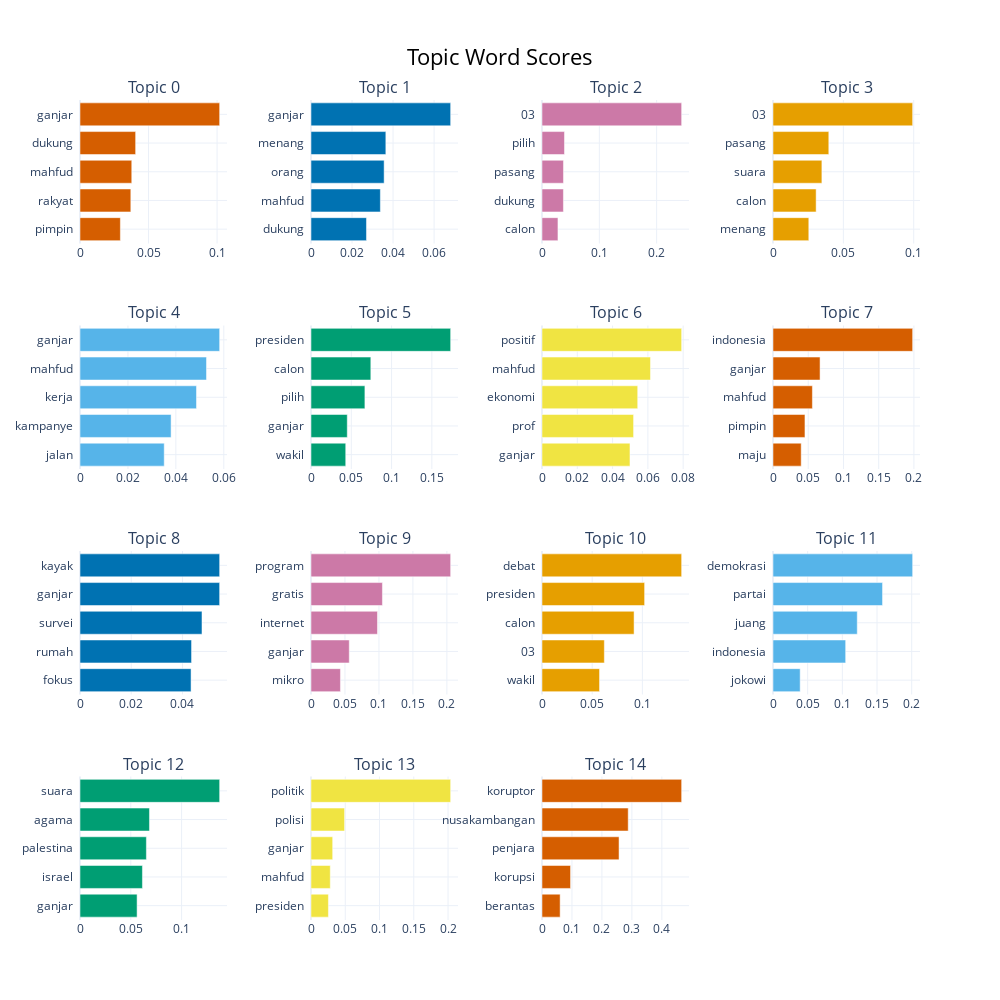

The notebook cell this image was saved under:
### Code cell
from sklearn.cluster import KMeans

num_topics = 15
kmeans_model = KMeans(n_clusters=num_topics, random_state=42)

topic_model_kmeans = BERTopic(
    embedding_model=embedding_model,
    umap_model=umap_model,
    hdbscan_model=kmeans_model,
    calculate_probabilities=False,
    verbose=True
)

topics_kmeans, _ = topic_model_kmeans.fit_transform(docs)

topic_model_kmeans.visualize_barchart(top_n_topics=15)

### Figure 1 — Plotly figure (JSON) as saved in the notebook; plotly's stock layout.template omitted (floating-point values rounded to 4 significant figures)
{"data": [{"marker": {"color": "#D55E00"}, "orientation": "h", "type": "bar", "x": [0.02944, 0.03708, 0.03776, 0.04059, 0.1019], "xaxis": "x", "y": ["pimpin  ", "rakyat  ", "mahfud  ", "dukung  ", "ganjar  "], "yaxis": "y"}, {"marker": {"color": "#0072B2"}, "orientation": "h", "type": "bar", "x": [0.02704, 0.03381, 0.03564, 0.03648, 0.06807], "xaxis": "x2", "y": ["dukung  ", "mahfud  ", "orang  ", "menang  ", "ganjar  "], "yaxis": "y2"}, {"marker": {"color": "#CC79A7"}, "orientation": "h", "type": "bar", "x": [0.02782, 0.03735, 0.03743, 0.03922, 0.2436], "xaxis": "x3", "y": ["calon  ", "dukung  ", "pasang  ", "pilih  ", "03  "], "yaxis": "y3"}, {"marker": {"color": "#E69F00"}, "orientation": "h", "type": "bar", "x": [0.02544, 0.03066, 0.03475, 0.03966, 0.09925], "xaxis": "x4", "y": ["menang  ", "calon  ", "suara  ", "pasang  ", "03  "], "yaxis": "y4"}, {"marker": {"color": "#56B4E9"}, "orientation": "h", "type": "bar", "x": [0.03514, 0.038, 0.0486, 0.05278, 0.05826], "xaxis": "x5", "y": ["jalan  ", "kampanye  ", "kerja  ", "mahfud  ", "ganjar  "], "yaxis": "y5"}, {"marker": {"color": "#009E73"}, "orientation": "h", "type": "bar", "x": [0.0431, 0.04501, 0.06689, 0.07424, 0.1733], "xaxis": "x6", "y": ["wakil  ", "ganjar  ", "pilih  ", "calon  ", "presiden  "], "yaxis": "y6"}, {"marker": {"color": "#F0E442"}, "orientation": "h", "type": "bar", "x": [0.04986, 0.0519, 0.05424, 0.06147, 0.07914], "xaxis": "x7", "y": ["ganjar  ", "prof  ", "ekonomi  ", "mahfud  ", "positif  "], "yaxis": "y7"}, {"marker": {"color": "#D55E00"}, "orientation": "h", "type": "bar", "x": [0.04002, 0.04536, 0.05592, 0.06679, 0.1982], "xaxis": "x8", "y": ["maju  ", "pimpin  ", "mahfud  ", "ganjar  ", "indonesia  "], "yaxis": "y8"}, {"marker": {"color": "#0072B2"}, "orientation": "h", "type": "bar", "x": [0.04336, 0.04355, 0.04763, 0.05452, 0.05452], "xaxis": "x9", "y": ["fokus  ", "rumah  ", "survei  ", "ganjar  ", "kayak  "], "yaxis": "y9"}, {"marker": {"color": "#CC79A7"}, "orientation": "h", "type": "bar", "x": [0.04331, 0.0563, 0.09785, 0.1051, 0.2055], "xaxis": "x10", "y": ["mikro  ", "ganjar  ", "internet  ", "gratis  ", "program  "], "yaxis": "y10"}, {"marker": {"color": "#E69F00"}, "orientation": "h", "type": "bar", "x": [0.05732, 0.06211, 0.09175, 0.1022, 0.1392], "xaxis": "x11", "y": ["wakil  ", "03  ", "calon  ", "presiden  ", "debat  "], "yaxis": "y11"}, {"marker": {"color": "#56B4E9"}, "orientation": "h", "type": "bar", "x": [0.03917, 0.1048, 0.1215, 0.158, 0.2014], "xaxis": "x12", "y": ["jokowi  ", "indonesia  ", "juang  ", "partai  ", "demokrasi  "], "yaxis": "y12"}, {"marker": {"color": "#009E73"}, "orientation": "h", "type": "bar", "x": [0.05619, 0.06144, 0.06534, 0.06837, 0.1374], "xaxis": "x13", "y": ["ganjar  ", "israel  ", "palestina  ", "agama  ", "suara  "], "yaxis": "y13"}, {"marker": {"color": "#F0E442"}, "orientation": "h", "type": "bar", "x": [0.02543, 0.02814, 0.03165, 0.04903, 0.2038], "xaxis": "x14", "y": ["presiden  ", "mahfud  ", "ganjar  ", "polisi  ", "politik  "], "yaxis": "y14"}, {"marker": {"color": "#D55E00"}, "orientation": "h", "type": "bar", "x": [0.06055, 0.09529, 0.2571, 0.2877, 0.4661], "xaxis": "x15", "y": ["berantas  ", "korupsi  ", "penjara  ", "nusakambangan  ", "koruptor  "], "yaxis": "y15"}], "layout": {"annotations": [{"font": {"size": 16}, "showarrow": false, "text": "Topic 0", "x": 0.0875, "xanchor": "center", "xref": "paper", "y": 1, "yanchor": "bottom", "yref": "paper"}, {"font": {"size": 16}, "showarrow": false, "text": "Topic 1", "x": 0.3625, "xanchor": "center", "xref": "paper", "y": 1, "yanchor": "bottom", "yref": "paper"}, {"font": {"size": 16}, "showarrow": false, "text": "Topic 2", "x": 0.6375, "xanchor": "center", "xref": "paper", "y": 1, "yanchor": "bottom", "yref": "paper"}, {"font": {"size": 16}, "showarrow": false, "text": "Topic 3", "x": 0.9125, "xanchor": "center", "xref": "paper", "y": 1, "yanchor": "bottom", "yref": "paper"}, {"font": {"size": 16}, "showarrow": false, "text": "Topic 4", "x": 0.0875, "xanchor": "center", "xref": "paper", "y": 0.725, "yanchor": "bottom", "yref": "paper"}, {"font": {"size": 16}, "showarrow": false, "text": "Topic 5", "x": 0.3625, "xanchor": "center", "xref": "paper", "y": 0.725, "yanchor": "bottom", "yref": "paper"}, {"font": {"size": 16}, "showarrow": false, "text": "Topic 6", "x": 0.6375, "xanchor": "center", "xref": "paper", "y": 0.725, "yanchor": "bottom", "yref": "paper"}, {"font": {"size": 16}, "showarrow": false, "text": "Topic 7", "x": 0.9125, "xanchor": "center", "xref": "paper", "y": 0.725, "yanchor": "bottom", "yref": "paper"}, {"font": {"size": 16}, "showarrow": false, "text": "Topic 8", "x": 0.0875, "xanchor": "center", "xref": "paper", "y": 0.45, "yanchor": "bottom", "yref": "paper"}, {"font": {"size": 16}, "showarrow": false, "text": "Topic 9", "x": 0.3625, "xanchor": "center", "xref": "paper", "y": 0.45, "yanchor": "bottom", "yref": "paper"}, {"font": {"size": 16}, "showarrow": false, "text": "Topic 10", "x": 0.6375, "xanchor": "center", "xref": "paper", "y": 0.45, "yanchor": "bottom", "yref": "paper"}, {"font": {"size": 16}, "showarrow": false, "text": "Topic 11", "x": 0.9125, "xanchor": "center", "xref": "paper", "y": 0.45, "yanchor": "bottom", "yref": "paper"}, {"font": {"size": 16}, "showarrow": false, "text": "Topic 12", "x": 0.0875, "xanchor": "center", "xref": "paper", "y": 0.175, "yanchor": "bottom", "yref": "paper"}, {"font": {"size": 16}, "showarrow": false, "text": "Topic 13", "x": 0.3625, "xanchor": "center", "xref": "paper", "y": 0.175, "yanchor": "bottom", "yref": "paper"}, {"font": {"size": 16}, "showarrow": false, "text": "Topic 14", "x": 0.6375, "xanchor": "center", "xref": "paper", "y": 0.175, "yanchor": "bottom", "yref": "paper"}], "height": 1000, "hoverlabel": {"bgcolor": "white", "font": {"family": "Rockwell", "size": 16}}, "showlegend": false, "title": {"font": {"color": "Black", "size": 22}, "text": "Topic Word Scores", "x": 0.5, "xanchor": "center", "yanchor": "top"}, "width": 1000, "xaxis": {"anchor": "y", "domain": [0, 0.175], "showgrid": true}, "xaxis10": {"anchor": "y10", "domain": [0.275, 0.45], "showgrid": true}, "xaxis11": {"anchor": "y11", "domain": [0.55, 0.725], "showgrid": true}, "xaxis12": {"anchor": "y12", "domain": [0.825, 1], "showgrid": true}, "xaxis13": {"anchor": "y13", "domain": [0, 0.175], "showgrid": true}, "xaxis14": {"anchor": "y14", "domain": [0.275, 0.45], "showgrid": true}, "xaxis15": {"anchor": "y15", "domain": [0.55, 0.725], "showgrid": true}, "xaxis16": {"anchor": "y16", "domain": [0.825, 1], "showgrid": true}, "xaxis2": {"anchor": "y2", "domain": [0.275, 0.45], "showgrid": true}, "xaxis3": {"anchor": "y3", "domain": [0.55, 0.725], "showgrid": true}, "xaxis4": {"anchor": "y4", "domain": [0.825, 1], "showgrid": true}, "xaxis5": {"anchor": "y5", "domain": [0, 0.175], "showgrid": true}, "xaxis6": {"anchor": "y6", "domain": [0.275, 0.45], "showgrid": true}, "xaxis7": {"anchor": "y7", "domain": [0.55, 0.725], "showgrid": true}, "xaxis8": {"anchor": "y8", "domain": [0.825, 1], "showgrid": true}, "xaxis9": {"anchor": "y9", "domain": [0, 0.175], "showgrid": true}, "yaxis": {"anchor": "x", "domain": [0.825, 1], "showgrid": true}, "yaxis10": {"anchor": "x10", "domain": [0.275, 0.45], "showgrid": true}, "yaxis11": {"anchor": "x11", "domain": [0.275, 0.45], "showgrid": true}, "yaxis12": {"anchor": "x12", "domain": [0.275, 0.45], "showgrid": true}, "yaxis13": {"anchor": "x13", "domain": [0, 0.175], "showgrid": true}, "yaxis14": {"anchor": "x14", "domain": [0, 0.175], "showgrid": true}, "yaxis15": {"anchor": "x15", "domain": [0, 0.175], "showgrid": true}, "yaxis16": {"anchor": "x16", "domain": [0, 0.175], "showgrid": true}, "yaxis2": {"anchor": "x2", "domain": [0.825, 1], "showgrid": true}, "yaxis3": {"anchor": "x3", "domain": [0.825, 1], "showgrid": true}, "yaxis4": {"anchor": "x4", "domain": [0.825, 1], "showgrid": true}, "yaxis5": {"anchor": "x5", "domain": [0.55, 0.725], "showgrid": true}, "yaxis6": {"anchor": "x6", "domain": [0.55, 0.725], "showgrid": true}, "yaxis7": {"anchor": "x7", "domain": [0.55, 0.725], "showgrid": true}, "yaxis8": {"anchor": "x8", "domain": [0.55, 0.725], "showgrid": true}, "yaxis9": {"anchor": "x9", "domain": [0.275, 0.45], "showgrid": true}}}
